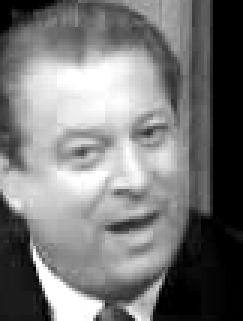
#> input picture data/Al_Gore/0000.bmp, 81 x 107 px (shown 3 times larger); its folder holds only this picture in this run
$ python gore.py
#> lines starting #> are read from the running program, lines starting #| are printed output that depends on the picture
### rasl/application.py
# -*- coding: utf-8 -*-
# pylint:disable=invalid-name, too-many-arguments
"""Application

commandline batch alignment published as an entry point in setup.py

"""
from __future__ import division, print_function
import os
from argparse import ArgumentParser
from textwrap import dedent
import skimage.io as skio
from skimage.util import img_as_float
import scipy.io as scio
import numpy as np
try:
    import matplotlib
    import matplotlib.pyplot as plt
    matplotlib.style.use('ggplot')
except ImportError:
    plt = None
from .version import __version__
from .tform import (EuclideanTransform, SimilarityTransform, AffineTransform,
                    ProjectiveTransform)
from .rasl import rasl

def load_images(path, suffixes=('jpg', 'gif', 'png', 'bmp'), points_too=False):
    """load an image set from a directory.

    Load all images in a directory as float grayscale. Optionally
    if MATLAB 'points' files are present (as in the published RASL
    data sets[1]), read and return those. These give coordinates of
    corresponding points on the batch of images, eg, the outside eye
    corners in facial images.

    Parameters
    ----------
    path : string
        file path to image directory
    suffixes : list of string
        allowable image suffixes
    points_too : bool
        if true, read and return any "*.mat" files that are present

    Returns
    -------
    images : list[100] of ndarray(h,v)
        dummy images as ndarrays
    bounds : list[100] of ndarray(2, 2)
        coordinates of eye corner points as columns

    References
    ----------
    .. [1] http://perception.csl.illinois.edu/matrix-rank/rasl.html#Code

    """
#> called with path = 'data/Al_Gore', suffixes = ('jpg', 'gif', 'png', 'bmp'), points_too = False
    images = [img_as_float(skio.imread(os.path.join(path, fname), as_gray=True))
              for fname in os.listdir(path)
              if fname.split('.')[-1] in suffixes]
    shapes = np.array([image.shape for image in images])
#> shapes = [[107, 81]]
    if np.all(shapes == shapes[0, :]):
        print("loaded {} {}x{} images".format(
            len(images), images[0].shape[0], images[0].shape[1]))
#| loaded 1 107x81 images
    else:
        print("loaded {} images with sizes ranging {},{} -- {},{}".format(
            len(images), np.min(shapes[:, 0]), np.min(shapes[:, 1]),
            np.max(shapes[:, 0]), np.max(shapes[:, 1])))

    if points_too:
        points = [scio.loadmat(os.path.join(path, fname))['points']
                  for fname in os.listdir(path) if fname.endswith('.mat')]
        return images, points
    else:
        return images

def rasl_arg_parser(description, path=None, tform=AffineTransform,
                    grid=(3, 10), frame=5):
    """standard argument parser for RASL utilities that load an image directory

    Parameters
    ----------
    description : string
        command description
    path : string or None
        path to image directory. If provided, becomes the default value
        for --path. If None, path is a required commandline argument
    tform : TForm
        default transform type
    grid : tuple(2)
        shape of image grid to display
    frame : real or real(2) or (real(2), real(2))
        crop images to specified frame:
        pixel-width of boundary (single number), cropped image
        size (tuple, centered) or boundary points (minimum and
        maximum points) as pixel offsets into the image, values
        ranging [0, max-1]. Negative values are subtracted from
        the dimension size, as with python array indexing.

    Returns
    -------
    parser : ArgumentParser
        configured argument parser

    """
    parser = ArgumentParser(description=description)
    parser.set_defaults(tform=tform)
    tformspec = parser.add_mutually_exclusive_group()
    tformspec.add_argument(
        "--euclidean", dest='tform', action='store_const',
        const=EuclideanTransform,
        help="Align using rotation and translation")
    tformspec.add_argument(
        "--similarity", dest='tform', action='store_const',
        const=SimilarityTransform,
        help="Align using a similarity transform (rotate, scale, translate)")
    tformspec.add_argument(
        "--affine", dest='tform', action='store_const', const=AffineTransform,
        help="Align using an affine transform (rotate, shear, translate)")
    tformspec.add_argument(
        "--projective", dest='tform', action='store_const',
        const=ProjectiveTransform,
        help="Align using a projective transform (affine + perspective)")
    parser.add_argument(
        "--grid", type=int, nargs=2, default=grid,
        help=dedent("""\
        image grid shape (rows cols). Note that the entire set of images
        is always aligned, even if --grid only displays a subset of them.
        %(default)s"""))
    parser.add_argument(
        "--stop", type=float, default=0.005,
        help="halt when objective changes less than this (%(default)s)")
    framespec = parser.add_mutually_exclusive_group()
    parser.set_defaults(frame=frame)
    framespec.add_argument(
        "--inset", type=int, dest='frame', help=dedent("""\
        inset images by this many pixels to avoid going out
        of bounds during alignment (%(default)s)"""))
    framespec.add_argument(
        "--crop", type=int, nargs=2, dest='frame', help=dedent("""\
        crop the image to a specified size, centered. (height, width)
        (%(default)s)"""))
    framespec.add_argument(
        "--bounds", type=int, nargs=4, dest='frame', help=dedent("""\
        crop the image to specified min and max points (vmin hmin vmax hmax)
        (%(default)s)"""))
    parser.add_argument(
        "--noise", type=float, default=0,
        help="percentage noise to add to images (%(default)s)")
    if path:
        parser.add_argument(
            "--path", default=path,
            help="path to directory of images (%(default)s)")
    else:
        parser.add_argument(
            "path", help="path to directory of images (%(default)s)")

    return parser

# [21 lines left out: function demo_cmd, not called in this run]

### rasl/rasl.py
# -*- coding: utf-8 -*-
# pylint:disable=invalid-name, too-many-locals, too-many-arguments
"""RASL outer loop

Batch image alignment at fixed resolution (Algorithm 1 in [1]).

Python implemention based on rasl_main.m from MATLAB code at [2], but
without multiresolution support.

References
----------
.. [1] Y. Peng, A. Ganesh, J. Wright, W. Xu, Y. Ma, "Robust Alignment by
   Sparse and Low-rank Decomposition for Linearly Correlated Images",
   IEEE Transactions on Pattern Analysis and Machine Intelligence (PAMI) 2011

.. [2] http://perception.csl.illinois.edu/matrix-rank/rasl.html#Code

"""
from __future__ import division, print_function
import numpy as np
from skimage.util import img_as_float
from inner import inner_ialm#########################在python3中不能使用.inner这种格式导入自定义的包
from jacobian import framed_gradient, warp_image_gradient
from tform import AffineTransform

def rasl(Image, InitT=None, maxiter=1000, stop_delta=0.01,
         normalize=True, show=None):
    """Batch image alignment: RASL main loop

    Parameters
    ----------
    Image : array(nimages) of ndarray
        array of raw images as ndarray(h, v)
    InitT : array(nimages) of TForm or None
        initial transforms. Each may include an inset frame as well as
        initial paramv value. Its ttype will be used for the alignment.
        Default is an AffineTransform with a 5-pixel inset
    maxiter : integer
        maximum interations to convergence
    stop_delta : real
        stop iterating when objective change is less than this
    normalize : bool
        if True, normalize transformed images and their gradients
    show : tuple or None
        Display intermediate image alignments.

    Returns
    -------
    L : array(nimages) of ndarray(h, v)
        aligned low-rank images
    S : array(nimages) of ndarray(h, v)
        aligned sparse error images
    T : array(nimages) of TForm
        final transforms. Each will include initT's inset frame and
        the aligning paramv
    iter : int
        number of iterations to convergence

    """
    if InitT is None:
        T = [AffineTransform().inset(image.shape, 5) for image in Image]
    else:
        T = [tform.clone() for tform in InitT]
    Image = [img_as_float(image) for image in Image]
    Image_x, Image_y = zip(*[framed_gradient(tform, image)
                             for tform, image in zip(T, Image)])
    shape = T[0].output_shape
    lambd = 1 / np.sqrt(np.prod(shape))
    prev_obj = np.inf

    if show:
        from .show import show_vec_images, show_images
        show_images([tform.imtransform(image)
                     for tform, image in zip(T, Image)], show, title="Original")

    itr = 0
    while itr < maxiter:
        itr = itr + 1
        TImage, J = zip(*[
            warp_image_gradient(tf, im, ix, iy, normalize=normalize)
            for tf, im, ix, iy in zip(T, Image, Image_x, Image_y)])
        A, E, dParamv = inner_ialm(TImage, J)

        # take the step in parameter space
        for tform, dparamv in zip(T, dParamv):
            tform.paramv = tform.paramv + dparamv

        # how are we doing?
        objective = np.linalg.norm(A, 'nuc') + lambd * np.abs(E).sum()
        if show:
            _show_outer(A, E, shape, show)
            print("[{}] objective {} delta{}".format(
                itr, objective, prev_obj-objective))

        if (prev_obj - objective) < stop_delta:
            break

        prev_obj = objective

    Norm = [np.sqrt(np.linalg.norm(image, 'fro')) for image in Image]
    L = [A[:, i].reshape(shape) * norm for i, norm in enumerate(Norm)]
    S = [E[:, i].reshape(shape) * norm for i, norm in enumerate(Norm)]
    return L, S, T, itr

# [6 lines left out: function _show_outer, not called in this run]

### rasl/jacobian.py
# -*- coding: utf-8 -*-
# pylint:disable=invalid-name, too-many-arguments
"""Transformed image jacobians

"""
from __future__ import division, print_function
import numpy as np
import scipy.ndimage as ndi
from toolbox import image_jaco#from .toolbox import image_jaco 不适用于python3

# [121 lines left out: functions image_gradient, framed_gradient, warp_image_gradient, approx_jacobian, not called in this run]

### rasl/tform.py
# -*- coding: utf-8 -*-
# pylint:disable=invalid-name, too-many-instance-attributes, missing-docstring
"""Parameter vector mixin for skimage.transform classes

The constructors for skimage.transforms (which we are substituting for
the MATLAB image library TFORM structures) accept full matrices or
named parameters. Augment them to accept parameter vectors having the
layout of toolbox.parameters_to_projective_matrix(), and to manage
an initial framing transformation.

"""
from __future__ import division, print_function
import copy
import numpy as np
from skimage import transform as tf
from toolbox import (projective_matrix_to_parameters,
                      parameters_to_projective_matrix)#from .toolbox import 不适用于python3

class ParamvMixin(object):
    """parameter vector mixin for tf.ProjectiveTransform"""

    ttype = None # override with 'affine', 'euclidean', 'similarity', etc

    # [32 lines left out: functions __init__, clone, not called in this run]

    # paramv is a projection-specific vector of parameters, giving rise
    # to a 3x3 projection matrix
    @property
    def paramv(self):
        return self.__paramv

    # [5 lines left out: function paramv, not called in this run]

    # matrix is the transform's 3x3 matrix form
    @property
    def matrix(self):
        return self.__matrix

    # [6 lines left out: function matrix, not called in this run]

    # frame is a 3x3 projection that sets up the initial zooming/cropping
    # of an image before transforms are piled onto it with paramv/matrix
    @property
    def frame(self):
        return self.__frame

    # [80 lines left out: functions frame, imtransform, inset, not called in this run]

class TranslateTransform(ParamvMixin, tf.SimilarityTransform):
    """tf.SimilarityTransform with xy translation only"""
    ttype = 'translate'

class ScaleTransform(ParamvMixin, tf.SimilarityTransform):
    """tf.SimilarityTransform with scaling only"""
    ttype = 'scale'

class RotateTransform(ParamvMixin, tf.SimilarityTransform):
    """tf.SimilarityTransform with rotation only"""
    ttype = 'rotate'

class EuclideanTransform(ParamvMixin, tf.SimilarityTransform):
    """tf.SimilarityTransform with fixed scale"""
    ttype = 'euclidean'

class SimilarityTransform(ParamvMixin, tf.SimilarityTransform):
    """tf.SimilarityTransform with a paramv"""
    ttype = 'similarity'

class AffineTransform(ParamvMixin, tf.AffineTransform):
    """tf.AffineTransform with a paramv"""
    ttype = 'affine'

class ProjectiveTransform(ParamvMixin, tf.ProjectiveTransform):
    """tf.ProjectiveTransform with a paramv"""
    ttype = 'projective'

### rasl/show.py
# pylint:disable=invalid-name, too-many-locals, too-many-arguments
"""Show

Animated displays of image transformations

Assembles lists of images into named 2-grids, assembles multiples of
these image grids in a single output view, and allows real-time
updating of their contents with successive calls to show_images.

"""
from __future__ import division, print_function
from itertools import product
from collections import OrderedDict, namedtuple
import numpy as np
import matplotlib.pyplot as plt

Imgarray = namedtuple('Imgarray', 'contents axis count')
imgarrays = OrderedDict() # composite images to display, by title

def show_images(Image, shape, title="", spacing=2):
    """Create a grid of images and display them

    Parameters
    ----------
    Image : list of ndarray(h, v)
        images to composite. must all have same shape
    shape : tuple
        shape of tiled image array. Must agree with len(Image)
    title : string
        title to display above this image array, and to look up
        the array for future updating calls.
    spacing : int
        number of pixels spacing between tiled images

    """
    imshape = (np.max([image.shape[0] for image in Image]),
               np.max([image.shape[1] for image in Image]))
    (rows, cols), (hgt, wid) = shape, imshape
    bhgt, bwid = (hgt + spacing, wid + spacing)
    composite = np.ones((bhgt * rows, bwid * cols)) * np.nan
    for row, col in product(range(rows), range(cols)):
        image = Image[row * cols + col]
        composite[row * bhgt:row * bhgt + image.shape[0],
                  col * bwid:col * bwid + image.shape[1]] = image

    if title not in imgarrays:
        # allocate a new row beneath existing imgarrays
        plt.close()
        _, axes = plt.subplots(nrows=len(imgarrays) + 1, ncols=1, squeeze=False)
        plt.gray()
        # transfer the imgarrays to their new axes
        imgarrays[title] = Imgarray(composite, None, 1)
        for (title, ia), axis in zip(imgarrays.items(), axes[:, 0]):
            imgarrays[title] = Imgarray(ia.contents, axis, ia.count)
            titlefmt = title + ("({})".format(ia.count) if ia.count > 1 else "")
            axis.set_title(titlefmt)
            axis.imshow(ia.contents)
            axis.axis('off')
    else:
        # update the contents of an existing imgarray in place
        ia = imgarrays[title]
        imgarrays[title] = Imgarray(composite, ia.axis, ia.count + 1)
        titlefmt = title + "({})".format(ia.count + 1)
        ia.axis.set_title(titlefmt)
        ia.axis.imshow(composite)
    plt.pause(.001)

# [20 lines left out: function show_vec_images, not called in this run]

### rasl/toolbox.py
# -*- coding: utf-8 -*-
# pylint:disable=invalid-name, too-many-locals
"""
RASL_toolbox
====

python translations of MATLAB files in RASL_Code/RASL_toolbox[1]

References
----------
.. [1] http://perception.csl.illinois.edu/matrix-rank/rasl.html#Code

Author
------
Will Welch (github@quietplease.com)

"""
from __future__ import division, print_function
import numpy as np

def parameters_to_projective_matrix(ttype, xi=None):
    """build a 3x3 projection marrix for the given transform parameters

    Parameters
    ----------
    ttype : string
        one of translation, similarity, affine, projective
    xi : ndarray or None
        array of transform parameter values

    Returns
    -------
    T : ndarray(3, 3)
        projection matrix for a 2D image (identity if no parameters given)

    """
    if xi is None:
        T = np.eye(3)
    elif ttype == 'translate':
        T = np.eye(3)
        T[:2, 2] = xi
    elif ttype == 'scale':
        T = np.eye(3) * xi[0]
        T[2, 2] = 1
    elif ttype == 'rotate':
        theta = xi[0]
        R = np.array([[np.cos(theta), -np.sin(theta)],
                      [np.sin(theta), np.cos(theta)]])
        T = np.eye(3)
        T[0:2, 0:2] = R
    elif ttype == 'euclidean':
        theta, offset_x, offset_y = xi
        R = np.array([[np.cos(theta), -np.sin(theta)],
                      [np.sin(theta), np.cos(theta)]])
        T = np.eye(3)
        T[0:2, 0:2] = R
        T[:2, 2] = [offset_x, offset_y]
    elif ttype == 'similarity':
        scale, theta, offset_x, offset_y = xi
        R = np.array([[np.cos(theta), -np.sin(theta)],
                      [np.sin(theta), np.cos(theta)]])
        T = np.eye(3)
        T[0:2, 0:2] = scale * R
        T[:2, 2] = [offset_x, offset_y]
    elif ttype == 'affine':
        T = np.array((xi[0:3], xi[3:6], [0, 0, 1]), dtype=float)
    elif ttype == 'projective':
        T = np.array((xi[0:3], xi[3:6], [xi[6], xi[7], 1]), dtype=float)
    else:
        raise ValueError("Unrecognized transformation: " + ttype)
    return T

def projective_matrix_to_parameters(ttype, T):
    """extract transformation parameters from a 3x3 projection marrix

    Parameters
    ----------
    ttype : string
        one of translation, similarity, affine, projective
    T : ndarray(3, 3)
        projection matrix for a 2D image

    Returns
    -------
    xi : ndarray
        array of transform parameter values

    """
    xi = None
    if ttype == 'translate':
        xi = np.array(T[:2, 2])
    elif ttype == 'scale':
        sI = T[0:2, 0:2].T.dot(T[0:2, 0:2])
        xi = np.array([np.sqrt(sI[0][0])])
    elif ttype == 'rotate':
        theta = np.arccos(T[0, 0])
        if T[1, 0] < 0:
            theta = -theta
        xi = np.array([theta])
    elif ttype == 'euclidean':
        xi = np.empty(3)
        theta = np.arccos(T[0, 0])
        if T[1, 0] < 0:
            theta = -theta
        xi[0] = theta
        xi[1] = T[0, 2]
        xi[2] = T[1, 2]
    elif ttype == 'similarity':
        xi = np.empty(4)
        sI = T[0:2, 0:2].T.dot(T[0:2, 0:2])
        xi[0] = np.sqrt(sI[0][0])
        theta = np.arccos(T[0, 0] / xi[0])
        if T[1, 0] < 0:
            theta = -theta
        xi[1] = theta
        xi[2] = T[0, 2]
        xi[3] = T[1, 2]
    elif ttype == 'affine':
        xi = np.concatenate((T[0, :], T[1, :]))
    elif ttype == 'projective':
        xi = np.concatenate((T[0, :], T[1, :], T[2, 0:2]))
    else:
        raise ValueError("Unrecognized transformation: " + ttype)
    return xi

# [78 lines left out: function image_jaco, not called in this run]

### examples/gore.py
# -*- coding: utf-8 -*-
# pylint:disable=invalid-name
"""Gore

The Al Gore frame sequence alignment example from [1].

This loads 140 frames from a video of Al Gore giving a speech.
The images are of varying size, but a 90 x 70 centered crop
gets his face in each and we'll align from there.

An interesting thing about the alingment: Gore's closed eyes
are treated as occlusion errors. In the aligned frames, his
eyes have been restored to being open!

.. [1] Y. Peng, A. Ganesh, J. Wright, W. Xu, Y. Ma, "Robust Alignment by
   Sparse and Low-rank Decomposition for Linearly Correlated Images",
   IEEE Transactions on Pattern Analysis and Machine Intelligence (PAMI) 2011

"""
from __future__ import division, print_function
import os
import matplotlib.pyplot as plt
import rasl
from rasl.application import rasl_arg_parser

if __name__ == "__main__":

    gore_dir = os.path.join(os.path.dirname(os.path.dirname(rasl.__file__)),
                            "data/Al_Gore")
    parser = rasl_arg_parser(
        description="Align Al Gore's head while he talks, using RASL",
        frame=(90, 70),
        path=gore_dir
    )
    args = parser.parse_args()
    Image = rasl.load_images(args.path)
#> Image = 1 item
    T = [args.tform().inset(image.shape, args.frame)
         for image in Image]
#> T = 1 item
    _ = rasl.rasl(Image, T, stop_delta=args.stop, show=args.grid)
#> in image_gradient, `grad = ndi.sobel(image, axis, mode='constant', cval=np.nan) / 8.0`:
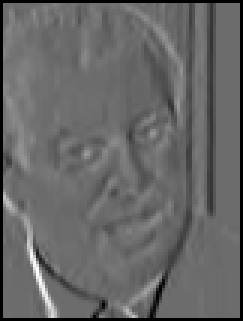
#> grad: shape (107, 81) float64 (shown 3 times larger); 4.29% of the values are NaN or infinite; the others: min -0.358, max 0.481, mean -0.00307; drawn with min black, max white, NaN and infinite black
#> in image_gradient, `return np.nan_to_num(grad)`:
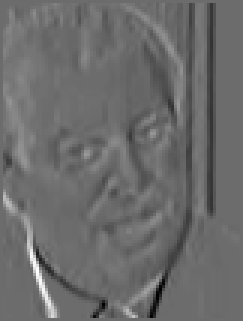
#> returned value: shape (107, 81) float64 (shown 3 times larger); min -0.358, max 0.481, mean -0.00293; drawn with min black and max white
#> call 2 of image_gradient, with horv = 'v'
#> in image_gradient (call 2), `axis = 1 if horv == 'h' else 0`: axis = 0
#> in image_gradient (call 2), `grad = ndi.sobel(image, axis, mode='constant', cval=np.nan) / 8.0`:
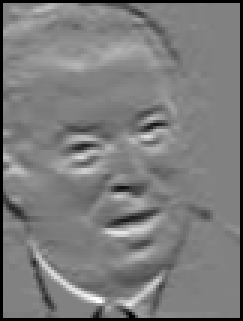
#> grad: shape (107, 81) float64 (shown 3 times larger); 4.29% of the values are NaN or infinite; the others: min -0.293, max 0.282, mean 0.00011; drawn with min black, max white, NaN and infinite black
#> in image_gradient (call 2), `return np.nan_to_num(grad)`:
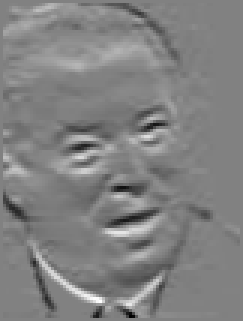
#> returned value: shape (107, 81) float64 (shown 3 times larger); min -0.293, max 0.282, mean 0.000105; drawn with min black and max white
#> in rasl, `shape = T[0].output_shape`: shape = [90, 70]
#> in rasl, `lambd = 1 / np.sqrt(np.prod(shape))`: lambd = 0.0126
#> in imtransform, `timage = tf.warp(image, self.params, order=order, mode='constant', cva..`:
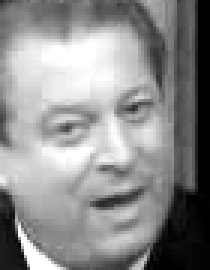
#> timage: shape (90, 70) float64 (shown 3 times larger); min 0, max 1, mean 0.552
#> in show_images, `imshape = (np.max([image.shape[0] for image in Image]), np.max([image...`: imshape = (90, 70)
#> in show_images, `(rows, cols), (hgt, wid) = shape, imshape`: rows = 3; cols = 10; hgt = 90; wid = 70
#> in show_images, `bhgt, bwid = (hgt + spacing, wid + spacing)`: bhgt = 92; bwid = 72
#> after the loop in show_images, `for row, col in product(range(rows), range(cols)):`:
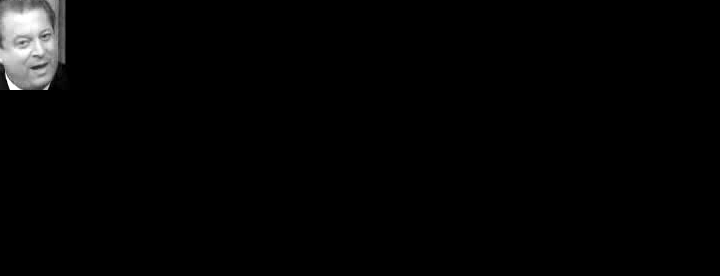
#> composite: shape (276, 720) float64; 96.83% of the values are NaN or infinite; the others: min 0, max 1, mean 0.552; drawn with min black, max white, NaN and infinite black
#> (the run stopped early here; a loop or call above may not have finished)

$ run again, on data/Al_Gore/0008.bmp
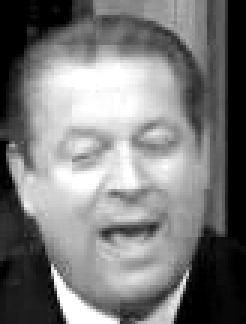
#> input picture data/Al_Gore/0008.bmp, 82 x 108 px (shown 3 times larger)
#> shapes = [[108, 82]]
#| loaded 1 108x82 images
#> `Image = rasl.load_images(args.path)`: Image = 1 item
#> shape = [90, 70]
#> lambd = 0.0126
#> in imtransform, `timage = tf.warp(image, self.params, order=order, mode='constant', cva..`:
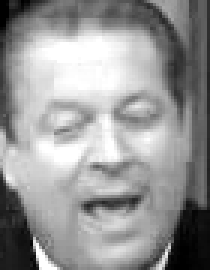
#> timage: shape (90, 70) float64 (shown 3 times larger); min 0, max 1, mean 0.589
#> imshape = (90, 70)
#> rows = 3; cols = 10; hgt = 90; wid = 70
#> bhgt = 92; bwid = 72
#> after the loop in show_images, `for row, col in product(range(rows), range(cols)):`:
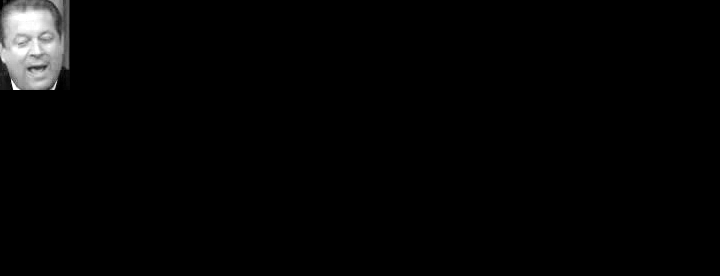
#> composite: shape (276, 720) float64; 96.83% of the values are NaN or infinite; the others: min 0, max 1, mean 0.589; drawn with min black, max white, NaN and infinite black
